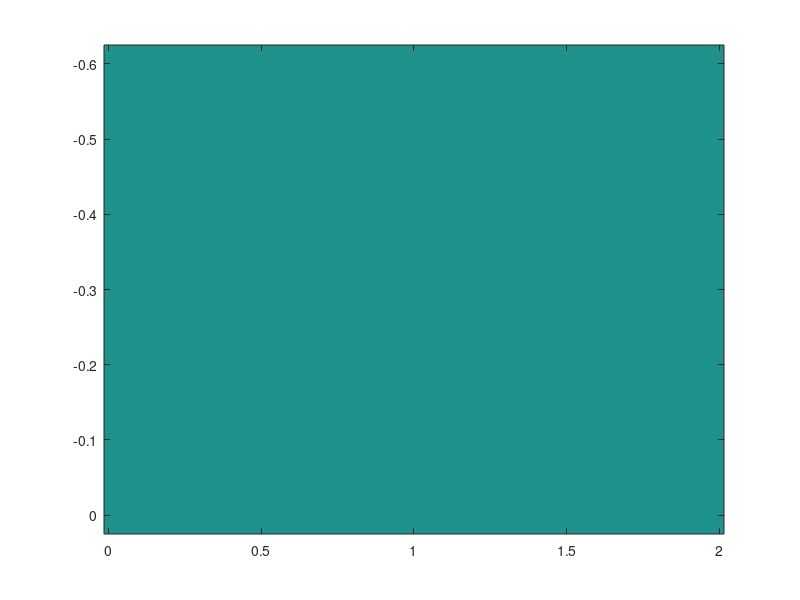
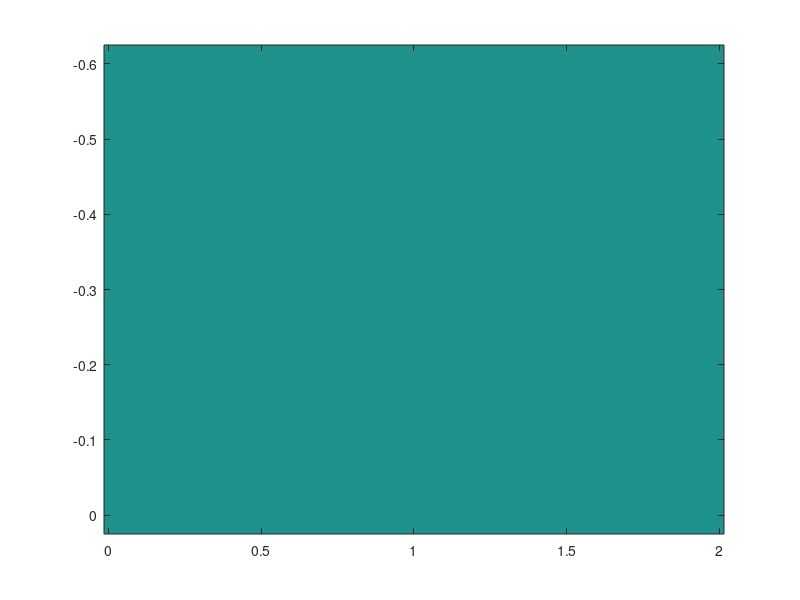
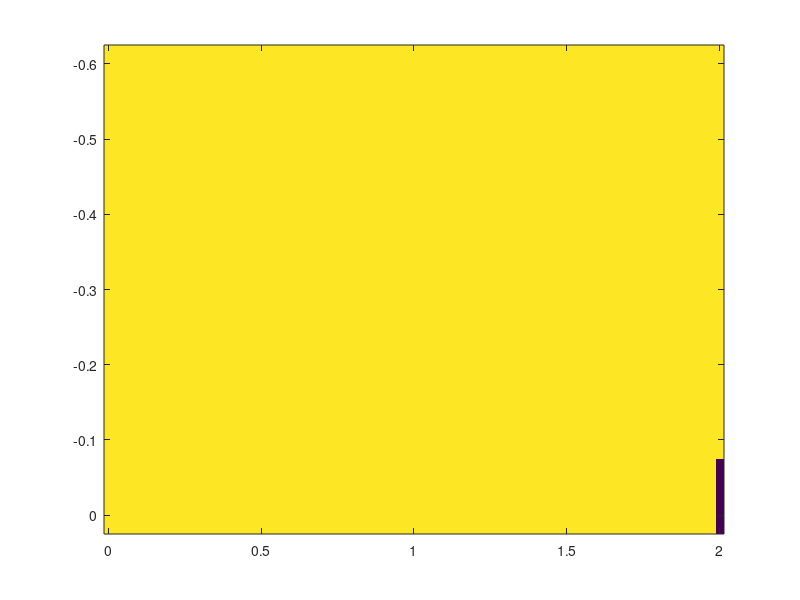
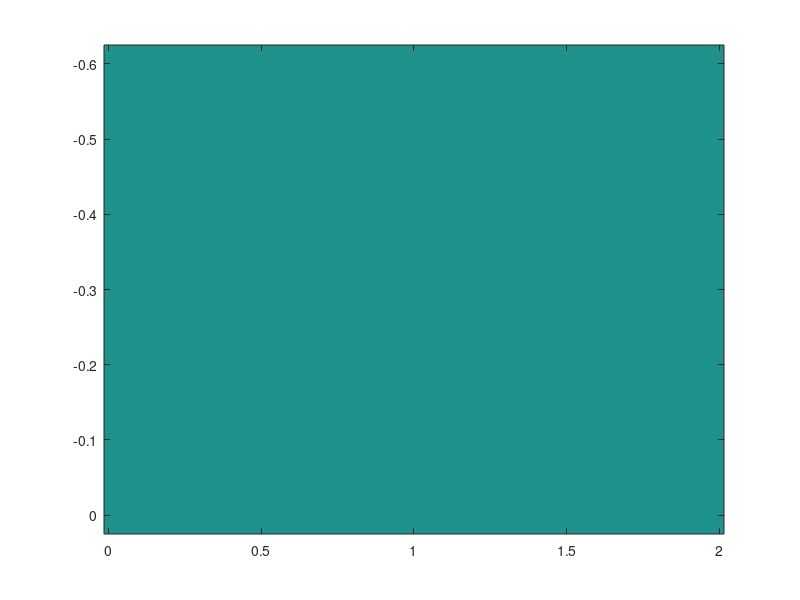

Recreate these plots in MATLAB, in order.
clear all;

ALPHA=-0.6:0.05:0;
BETA=0:0.05:2;

for s=1:999
    fileName = sprintf('Wgain_%03d.mat',s);
    if exist(fileName, 'file') == 2
        load(fileName);
        [Ialpha Ibeta]=ind2sub([length(ALPHA),length(BETA)],s);
        FCfitt_all(Ialpha,Ibeta)=FCfitt;
        GBCfitt_all(Ialpha,Ibeta)=GBCfitt;
        FCDfitt_all(Ialpha,Ibeta)=FCDfitt;
        Ignition_all(Ialpha,Ibeta)=Ignition;
        Decay_all(Ialpha,Ibeta)=Decay;
        ErrDecay_all(Ialpha,Ibeta)=ErrDecay;
        ErrDecay_all2(Ialpha,Ibeta)=ErrDecay2;
        Excitability_all(Ialpha,Ibeta)=Excitability;
        ErrDecayBold_all(Ialpha,Ibeta)=ErrDecayBold;
    else
        [Ialpha Ibeta]=ind2sub([length(ALPHA),length(BETA)],s);
        FCfitt_all(Ialpha,Ibeta)=0;
        GBCfitt_all(Ialpha,Ibeta)=0;
        FCDfitt_all(Ialpha,Ibeta)=1;
        Ignition_all(Ialpha,Ibeta)=0;
        Decay_all(Ialpha,Ibeta)=0;
        ErrDecay_all(Ialpha,Ibeta)=1;
        ErrDecay_all2(Ialpha,Ibeta)=1;
        Excitability_all(Ialpha,Ibeta)=0;
        ErrDecayBold_all(Ialpha,Ibeta)=0;
    end
end

%%save ratio_gain.mat ALPHA BETA Excitability_all GBCfitt_all FCDfitt_all FCfitt_all Ignition_all ErrDecay_all ErrDecay_all2 Decay_all ErrDecayBold_all;

figure;
imagesc(BETA,ALPHA,FCfitt_all);
figure;
imagesc(BETA,ALPHA,GBCfitt_all);
figure;
imagesc(BETA,ALPHA,FCDfitt_all);
figure;
imagesc(BETA,ALPHA,Ignition_all);
figure;
imagesc(BETA,ALPHA,Decay_all);
figure;
imagesc(BETA,ALPHA,ErrDecay_all);
figure;
imagesc(BETA,ALPHA,ErrDecay_all2);
figure;
imagesc(BETA,ALPHA,ErrDecayBold_all);


aa=Ignition_all;
cc=Decay_all;
dd=ErrDecay_all;
dd2=ErrDecay_all2;
bb=FCDfitt_all;
aa1=FCfitt_all;
aa2=GBCfitt_all;
hh=ErrDecayBold_all;
for i=1:length(BETA)
    [FCD1(i) j]=min(bb(:,i));
    jmin=j;
    jmax=j;
    index(i)=j;
    FCD1(i)=mean(bb(jmin:jmax,i));
    Ig1(i)=mean(aa(jmin:jmax,i));
    GBC1(i)=mean(aa2(jmin:jmax,i));
    FC1(i)=mean(aa1(jmin:jmax,i));
    De1(i)=mean(cc(jmin:jmax,i));
    ErrDe1(i)=mean(dd(jmin:jmax,i));
    ErrDe12(i)=mean(dd2(jmin:jmax,i));
    ErrDeBOLD(i)=mean(hh(jmin:jmax,i));
end
figure
subplot(5,1,1);
plot(BETA,Ig1);
subplot(5,1,2);
plot(BETA,FCD1);
subplot(5,1,3);
plot(BETA,De1);
subplot(5,1,4);
plot(BETA,ErrDe1);
subplot(5,1,5);
plot(BETA,ErrDe12);

figure
plot(BETA,ErrDeBOLD);

figure
subplot(2,1,1);
plot(BETA,FC1);
subplot(2,1,2);
plot(BETA,GBC1);

%%%% Paper
figure;
subplot(6,2,1);
imagesc(BETA,ALPHA,FCfitt_all);
subplot(6,2,2);
imagesc(BETA,ALPHA,GBCfitt_all);

subplot(6,2,3);
plot(BETA,FC1);
subplot(6,2,4);
plot(BETA,GBC1);

subplot(6,2,5);
imagesc(BETA,ALPHA,FCDfitt_all);
subplot(6,2,6);
imagesc(BETA,ALPHA,ErrDecayBold_all);

subplot(6,2,7);
plot(BETA,FCD1);
subplot(6,2,8);
plot(BETA,ErrDe12);

subplot(6,2,9);
imagesc(BETA,ALPHA,Ignition_all);
subplot(6,2,10);
imagesc(BETA,ALPHA,Decay_all);

subplot(6,2,11);
plot(BETA,Ig1);
subplot(6,2,12);
plot(BETA,De1);
